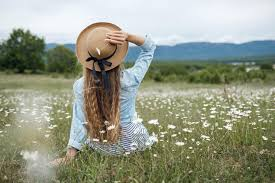
#> input picture semester_8_(spring-25)/digital_image_processing/codes/image.png, 275 x 183 px
$ jupyter execute assignment-3.ipynb
#> lines starting #> are read from the running program, lines starting #| are printed output that depends on the picture
# Assignment 3

## Question 1: Frequency Domain Smoothing (Lowpass Filtering)

In this notebook, I (Aimal Khan) apply three types of lowpass filters in the frequency domain to smooth a grayscale image and compare their results.

## Explanation

-   Frequency domain filtering means transforming the image to frequency space using Fourier Transform.
-   Noise is mostly in high-frequency components, so lowpass filters remove or reduce those.
-   We will use:
    1. Ideal Lowpass Filter (ILPF) - sharp cutoff
    2. Butterworth Lowpass Filter (BLPF) - smooth cutoff, order=2
    3. Gaussian Lowpass Filter (GLPF) - smoothest cutoff
-   Then we convert back to image domain using inverse FFT.
-   Finally, we compare filtered images and their magnitude spectra.

[cell 1]
import cv2
import numpy as np
import matplotlib.pyplot as plt

[cell 2]
# Load grayscale image
image = cv2.imread('image.png', cv2.IMREAD_GRAYSCALE)
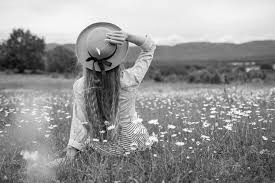
#> image: shape (183, 275); min 1, max 254, mean 148.6
if image is None:
    print("Error: Image not found or unable to open.")
    exit()

### Get image size and compute the center point

We find the number of rows and columns, then calculate the center coordinates. This helps us center the frequency transform.

[cell 3]
rows, cols = image.shape
#> rows = 183; cols = 275
crow, ccol = rows // 2, cols // 2
#> crow = 91; ccol = 137

### Compute the Fourier Transform and shift the zero frequency to center

This converts the image to the frequency domain and centers the low frequencies.

[cell 4]
dft = np.fft.fft2(image)
dft_shift = np.fft.fftshift(dft)

### Create frequency grid matching image size

We create coordinate grids for frequency components ensuring the grid size matches the image size exactly to avoid shape mismatch errors.

[cell 5]
u = np.arange(-ccol, cols - ccol)
#> u = 275 values from -137 to 137
v = np.arange(-crow, rows - crow)
#> v = 183 values from -91 to 91
U, V = np.meshgrid(u, v)
D = np.sqrt(U**2 + V**2)

Step 4: Define cutoff frequency and create lowpass filters

-   Set cutoff frequency `D0 = 50`
-   Create Ideal, Butterworth (order 2), and Gaussian lowpass filters using the distance grid.

[cell 6]
D0 = 50
ILPF = np.zeros_like(D)
ILPF[D <= D0] = 1

n = 2
BLPF = 1 / (1 + (D / D0)**(2 * n))

GLPF = np.exp(-(D**2) / (2 * (D0**2)))

### Apply filters in frequency domain

Multiply the Fourier transformed image with each lowpass filter mask.

[cell 7]
filtered_ILPF = dft_shift * ILPF
filtered_BLPF = dft_shift * BLPF
filtered_GLPF = dft_shift * GLPF

### Define a function to perform inverse FFT

This function shifts frequency back and converts from frequency domain to image domain.

[cell 8]
def inverse_fft(filtered):
    f_ishift = np.fft.ifftshift(filtered)
    img_back = np.fft.ifft2(f_ishift)
    img_back = np.abs(img_back)
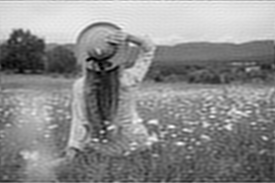
#> img_back: shape (183, 275) float64; min 0.0766, max 271.6, mean 148.6; drawn with min black and max white
    img_back = np.uint8(np.clip(img_back, 0, 255))
    return img_back

### Get filtered images by applying inverse FFT

Convert the filtered frequency images back to spatial domain.

[cell 9]
img_ILPF = inverse_fft(filtered_ILPF)
img_BLPF = inverse_fft(filtered_BLPF)
img_GLPF = inverse_fft(filtered_GLPF)
#> in inverse_fft (call 3), `img_back = np.abs(img_back)`:
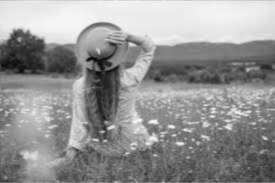
#> img_back: shape (183, 275) float64; min 4.37, max 248.7, mean 148.6

### Original Image and Frequency Spectrum

We start by showing the original grayscale image and its magnitude spectrum in frequency domain.
Magnitude spectrum shows how frequencies are distributed in the image.

[cell 10]
plt.figure(figsize=(18, 6))

plt.subplot(1, 3, 1)
plt.imshow(image, cmap='gray')
plt.title('Original Image')
plt.axis('off')

plt.subplot(1, 3, 2)
plt.imshow(np.log(1 + np.abs(dft_shift)), cmap='gray')
plt.title('Original Magnitude Spectrum')
plt.axis('off')

plt.subplot(1, 3, 3)
plt.imshow(np.zeros_like(image), cmap='gray')
plt.title('Frequency Domain')
plt.axis('off')

plt.tight_layout()
plt.show()
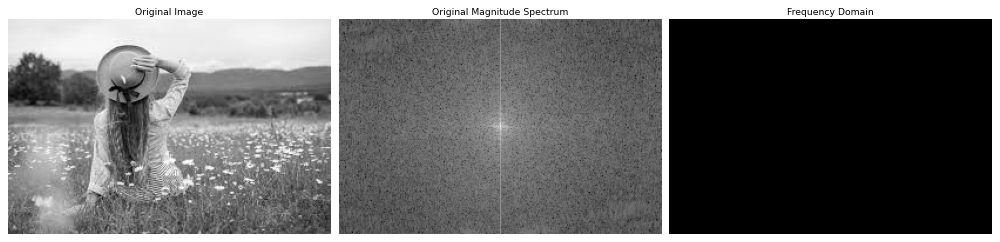
#> figure drawn by matplotlib, 3 panels

### Ideal Lowpass Filter (ILPF)

-   Sharp cutoff filter: keeps frequencies inside cutoff, blocks outside.
-   This often causes ringing artifacts and edge distortion.
-   Below are the filtered image, magnitude spectrum after filtering, and the filter shape.

[cell 11]
plt.figure(figsize=(18, 6))

plt.subplot(1, 3, 1)
plt.imshow(img_ILPF, cmap='gray')
plt.title('ILPF Filtered Image')
plt.axis('off')

plt.subplot(1, 3, 2)
plt.imshow(np.log(1 + np.abs(filtered_ILPF)), cmap='gray')
plt.title('ILPF Magnitude Spectrum')
plt.axis('off')

plt.subplot(1, 3, 3)
plt.imshow(ILPF, cmap='gray')
plt.title('ILPF Filter Mask')
plt.axis('off')

plt.tight_layout()
plt.show()
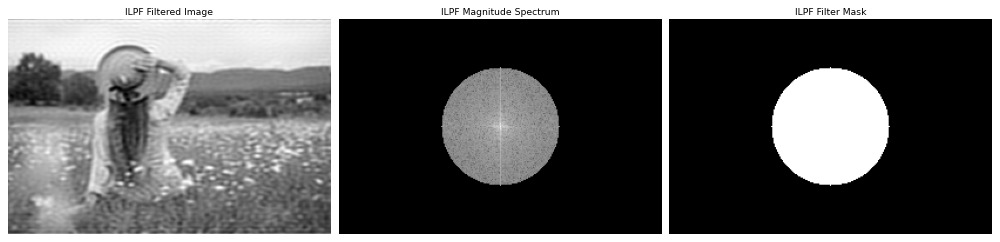
#> figure drawn by matplotlib, 3 panels

### Butterworth Lowpass Filter (BLPF), Order = 2

-   Smooth cutoff filter reduces ringing artifacts compared to ILPF.
-   Balances noise reduction and edge preservation.
-   Below are the filtered image, magnitude spectrum, and filter shape.

[cell 12]
plt.figure(figsize=(18, 6))

plt.subplot(1, 3, 1)
plt.imshow(img_BLPF, cmap='gray')
plt.title('BLPF Filtered Image (Order=2)')
plt.axis('off')

plt.subplot(1, 3, 2)
plt.imshow(np.log(1 + np.abs(filtered_BLPF)), cmap='gray')
plt.title('BLPF Magnitude Spectrum')
plt.axis('off')

plt.subplot(1, 3, 3)
plt.imshow(BLPF, cmap='gray')
plt.title('BLPF Filter Mask')
plt.axis('off')

plt.tight_layout()
plt.show()
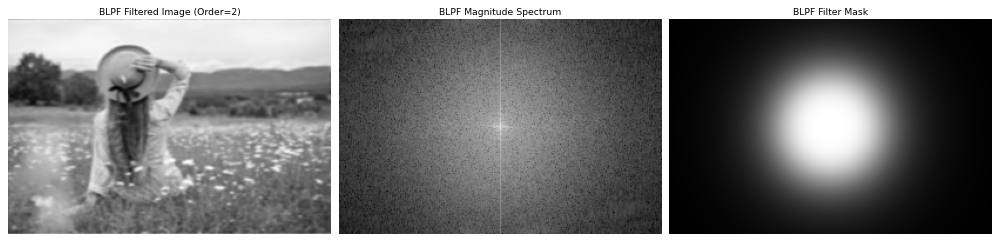
#> figure drawn by matplotlib, 3 panels

### Gaussian Lowpass Filter (GLPF)

-   Smoothest filter with a Gaussian curve.
-   Best for smooth noise reduction and edge preservation but may cause slight blurring.
-   Below are the filtered image, magnitude spectrum, and filter shape.

[cell 13]
plt.figure(figsize=(18, 6))

plt.subplot(1, 3, 1)
plt.imshow(img_GLPF, cmap='gray')
plt.title('GLPF Filtered Image')
plt.axis('off')

plt.subplot(1, 3, 2)
plt.imshow(np.log(1 + np.abs(filtered_GLPF)), cmap='gray')
plt.title('GLPF Magnitude Spectrum')
plt.axis('off')

plt.subplot(1, 3, 3)
plt.imshow(GLPF, cmap='gray')
plt.title('GLPF Filter Mask')
plt.axis('off')

plt.tight_layout()
plt.show()
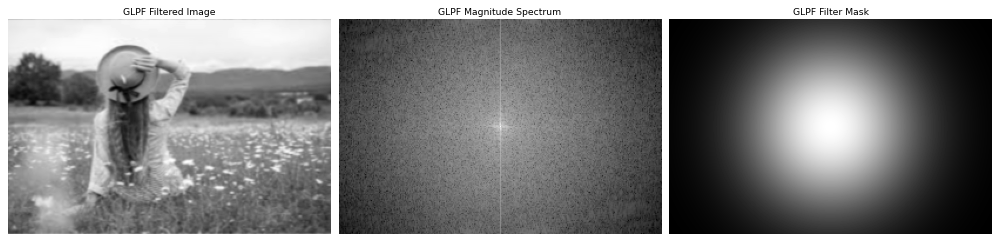
#> figure drawn by matplotlib, 3 panels
